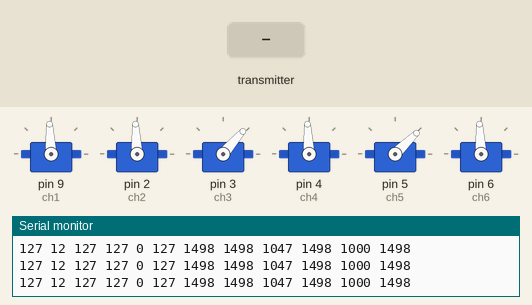
A sketch run on a simulated Arduino Uno, built with avr-gcc and run on an emulated ATmega328P. Parts: 6 × servo, the last lines printed to the serial monitor. The test bench sets the inputs (shaded band). No radio packets arrive unless stated.

Above: at 2.2 s.
2.3 s: the transmitter starts sending throttle = 64
At 3.1 s:
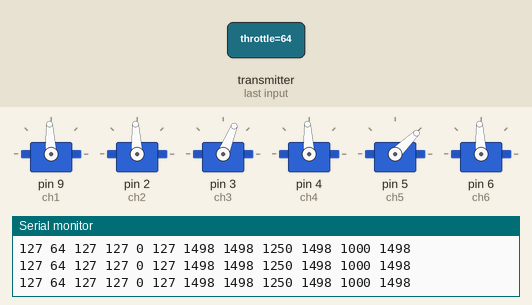
3.8 s: the transmitter starts sending aux1 = 128
At 4.2 s:
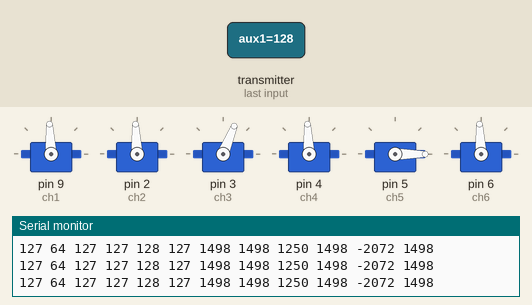
5.3 s: the transmitter starts sending yaw = 64
At 6.5 s:
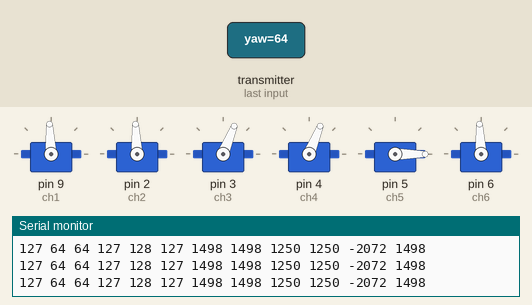
6.8 s: the transmitter starts sending pitch = 0
At 7.6 s:
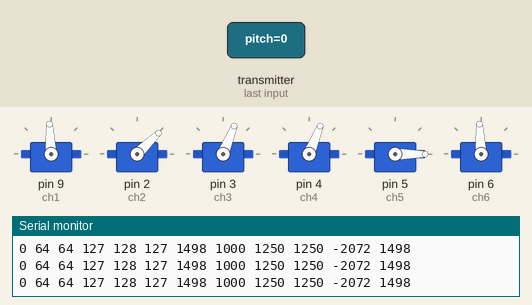
8.3 s: the transmitter starts sending roll = 0
At 8.7 s:
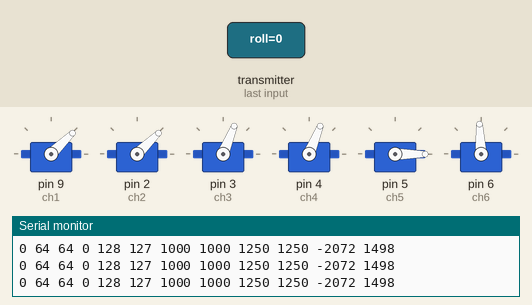
9.8 s: the transmitter starts sending aux2 = 64
At 11.2 s:
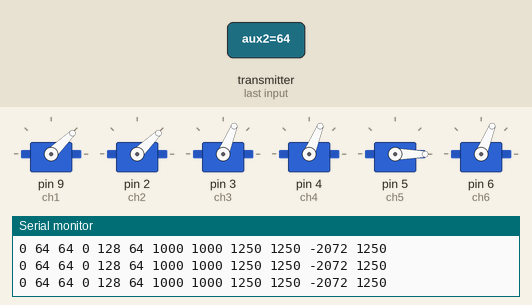
Timing chart, 0 to 12.3 s (numbered marks = the images above; inputs shaded):
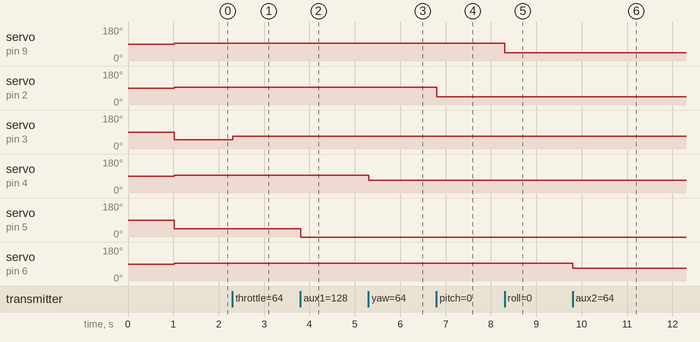

Measured:
- after the input at 2.3 s, servo on pin 3 (ch3): 49° → 68° at once
- after the input at 3.8 s, servo on pin 5 (ch5): 44° → 0° at once
- after the input at 5.3 s, servo on pin 4 (ch4): 93° → 68° at once
- after the input at 6.8 s, servo on pin 2 (ch2): 93° → 44° at once
- after the input at 8.3 s, servo on pin 9 (ch1): 93° → 44° at once
- after the input at 9.8 s, servo on pin 6 (ch6): 93° → 68° at once

The sketch:

receiver_6ch_ibus_TheDCMinds.ino
```cpp
// 6 Channel Receiver
// Swapnil Nimbalkar
// The DC Minds
// + iBUS output added on a separate pin (D10), PWM outputs untouched

#include <SPI.h>
#include <nRF24L01.h>
#include <RF24.h>
#include <Servo.h>
#include <SoftwareSerial.h>

int ch_width_1 = 0;
int ch_width_2 = 0;
int ch_width_3 = 0;
int ch_width_4 = 0;
int ch_width_5 = 0;
int ch_width_6 = 0;

Servo ch1;
Servo ch2;
Servo ch3;
Servo ch4;
Servo ch5;
Servo ch6;

struct Signal {
byte throttle;
byte yaw;
byte pitch;
byte roll;
byte aux1;
byte aux2;
};

Signal data;
const uint64_t pipeIn = 0xE9E8F0F0E1LL;
RF24 radio(7, 8);

// ---------------- iBUS output ----------------
// Servo library already owns Timer1 for the 6 PWM channels above, so iBUS is
// generated with SoftwareSerial (pure bit-banged, no hardware timer needed)
// instead of PPM, which would need Timer2 chained in 8-bit steps to reach
// 1000-2000us pulses - workable, but more fragile to get right on a 328P.
// This way PWM and iBUS stay fully independent data paths.
#define IBUS_TX_PIN    10   // -> FC UART RX pin (set that UART's protocol to IBUS)
#define IBUS_RX_PIN    A0   // unused, SoftwareSerial constructor just needs a pin
#define IBUS_CHANNELS  14
#define IBUS_INTERVAL  7    // ms between frames, matches real FlySky iBUS rate

SoftwareSerial ibusSerial(IBUS_RX_PIN, IBUS_TX_PIN);
uint16_t ibusChannels[IBUS_CHANNELS];
unsigned long lastIbusTime = 0;

void sendIBUS()
{
  uint8_t packet[32];
  packet[0] = 0x20;
  packet[1] = 0x40;

  for (uint8_t i = 0; i < IBUS_CHANNELS; i++) {
    packet[2 + i * 2] = ibusChannels[i] & 0xFF;
    packet[3 + i * 2] = (ibusChannels[i] >> 8) & 0xFF;
  }

  uint16_t checksum = 0xFFFF;
  for (uint8_t i = 0; i < 30; i++) {
    checksum -= packet[i];
  }
  packet[30] = checksum & 0xFF;
  packet[31] = (checksum >> 8) & 0xFF;

  ibusSerial.write(packet, 32);
}
// -----------------------------------------------

void ResetData()
{
data.roll = 127;
data.pitch = 127;
data.throttle = 12;
data.yaw = 127;
data.aux1 = 0;
data.aux2 = 127;
}
void setup()
{
  radio.begin();
  radio.startListening();
  radio.openReadingPipe (1,pipeIn);
  radio.setAutoAck(false);
  radio.setCRCLength(RF24_CRC_8);
  radio.setDataRate(RF24_250KBPS);
  radio.setPALevel(RF24_PA_MAX);
  radio.setChannel(108);
  ResetData();
  Serial.begin(250000);

  ch1.attach(9);
  ch2.attach(2);
  ch3.attach(3);
  ch4.attach(4);
  ch5.attach(5);
  ch6.attach(6);

  ibusSerial.begin(115200);
  for (uint8_t i = 0; i < IBUS_CHANNELS; i++) {
    ibusChannels[i] = 1500;     // neutral default; only ch1-6 are real, 7-14 stay filler
  }

  delay(1000);
}
unsigned long lastRecvTime = 0;
void recvData()
{
while ( radio.available() ) {
radio.read(&data, sizeof(Signal));
lastRecvTime = millis();
}
}
void loop()
{
recvData();
unsigned long now = millis();
if ( now - lastRecvTime > 1000 ) {
ResetData();
}

ch_width_1 = map(data.roll,     0, 255, 1000, 2000);
ch_width_2 = map(data.pitch,    0, 255, 1000, 2000);
ch_width_3 = map(data.throttle, 0, 255, 1000, 2000);
ch_width_4 = map(data.yaw,      0, 255, 1000, 2000);

ch_width_5 = map(data.aux1,     0,   1, 1000, 2000);
ch_width_6 = map(data.aux2,     0, 255, 1000, 2000);

ch1.writeMicroseconds(ch_width_1);
ch2.writeMicroseconds(ch_width_2);
ch3.writeMicroseconds(ch_width_3);
ch4.writeMicroseconds(ch_width_4);
ch5.writeMicroseconds(ch_width_5);
ch6.writeMicroseconds(ch_width_6);

// iBUS frame, sent on its own millis() timer - PWM above keeps running regardless
if ( now - lastIbusTime >= IBUS_INTERVAL ) {
  lastIbusTime = now;
  ibusChannels[0] = ch_width_1;
  ibusChannels[1] = ch_width_2;
  ibusChannels[2] = ch_width_3;
  ibusChannels[3] = ch_width_4;
  ibusChannels[4] = ch_width_5;
  ibusChannels[5] = ch_width_6;
  sendIBUS();
}

Serial.print(data.pitch);
Serial.print(" ");
Serial.print(data.throttle);
Serial.print(" ");
Serial.print(data.yaw);
Serial.print(" ");
Serial.print(data.roll);
Serial.print(" ");
Serial.print(data.aux1);
Serial.print(" ");
Serial.print(data.aux2);
Serial.print(" ");
Serial.print(ch_width_1);
Serial.print(" ");
Serial.print(ch_width_2);
Serial.print(" ");
Serial.print(ch_width_3);
Serial.print(" ");
Serial.print(ch_width_4);
Serial.print(" ");
Serial.print(ch_width_5);
Serial.print(" ");
Serial.print(ch_width_6);
Serial.println(" ");

}
```
